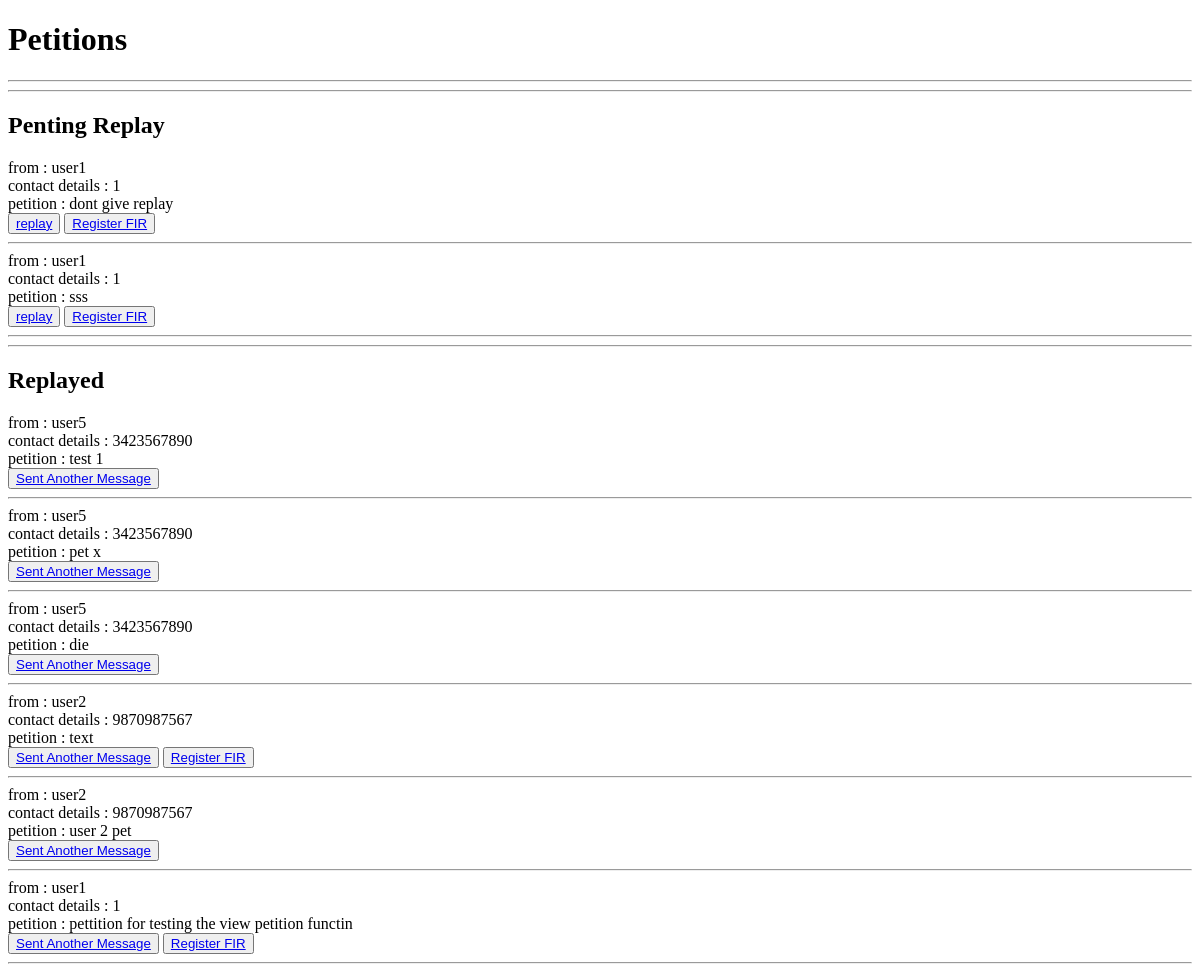
The page /view_petition/ (signed in) on the database as committed earlier.
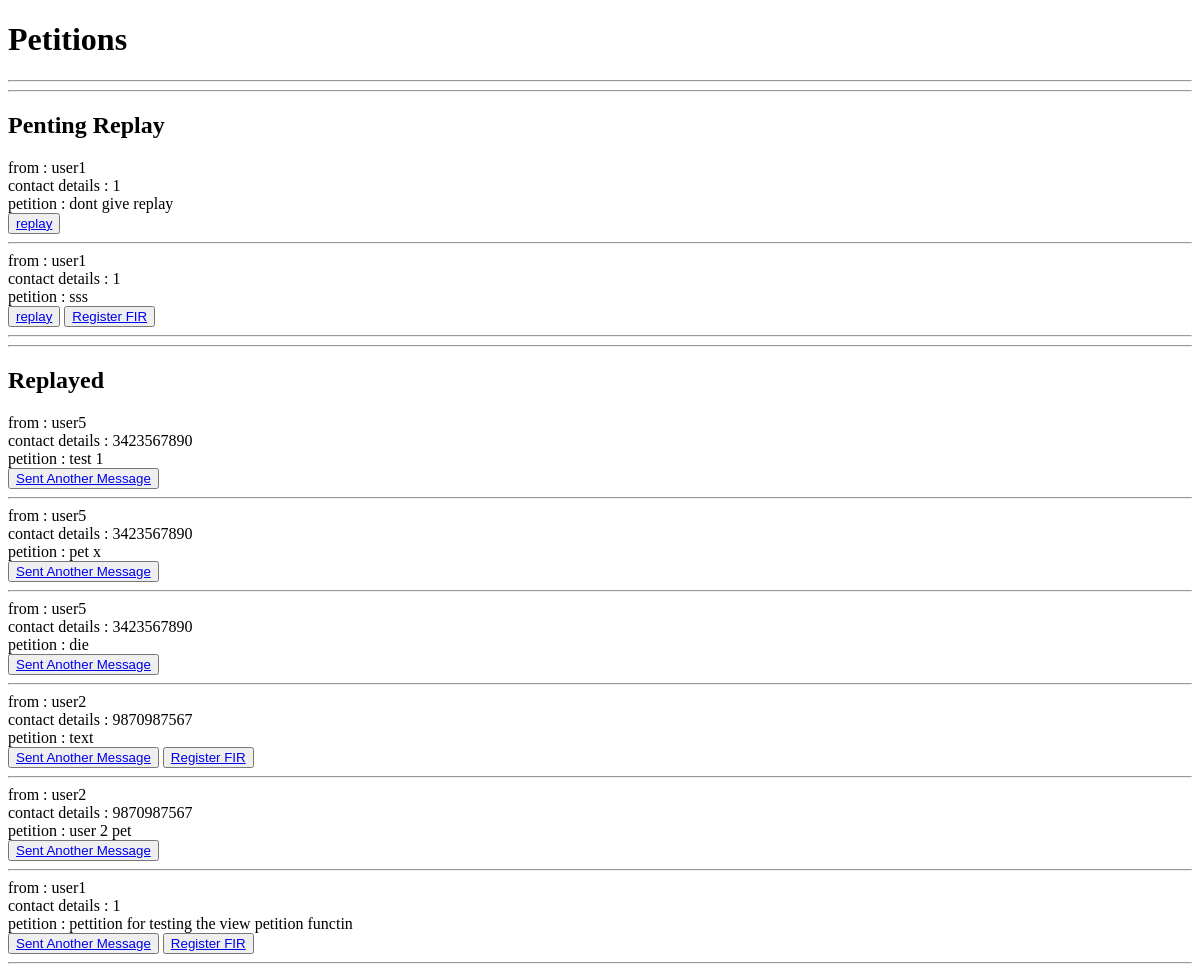
The same page on the database as committed later.
### app_mini/models.py (models this page shows)
class Petition(models.Model):
    user = models.ForeignKey(user_registration, on_delete=models.SET_NULL, null=True)
    station = models.ForeignKey(police_station_registration, on_delete=models.SET_NULL, null=True)
    fir_number = models.CharField(max_length=20, null=True)
    petition_text = models.TextField()
    date = models.DateField(auto_now_add=True)
    reply = models.TextField(null = True)

class user_registration(models.Model):
    login_id = models.ForeignKey(login, on_delete=models.CASCADE, null=True, blank=True)
    fullname = models.CharField(max_length=30)
    contact = models.CharField(max_length=20)

### app_mini/views.py (the view)
# urls.py: path('view_petition/', views.view_petition, name='view_petition'),
def view_petition(request):
    login_id = request.session.get('station_id')
    station = police_station_registration.objects.get(login_id = login_id)
    station_id = station.station_id
    petition = Petition.objects.filter(station_id = station_id)
    return render(request, 'police_station/view_petition.html', {'petition':petition})

### app_mini/templates/police_station/view_petition.html (shortened to what this page needs)
<!DOCTYPE html>
<html lang="en">
<head>
</head>
<body>
    <h1>Petitions</h1>
    <hr><hr>
    {% if petition|length > 0 %}
<h2>Penting Replay</h2>
        {% for pet in petition %}
                {% if pet.reply == NULL %}
                from : {{pet.user.fullname}}
                <br>
                contact details : {{pet.user.contact}}
                <br>
                petition : {{pet.petition_text}}
                <br>
                <button><a href="{% url 'reply_to_petition' pet.id %}">replay</a></button>
                {% if pet.fir_number == NULL %}
                <button><a href="{% url 'fir_registration' pet.id %}">Register FIR</a></button>
                {% endif %}
                <hr>
                {% endif %}
        {% endfor %}
        <hr>
<h2>Replayed </h2>
        {% for pet in petition %}
            {% if pet.reply %}
                from : {{pet.user.fullname}}
                <br>
                contact details : {{pet.user.contact}}
                <br>
                petition : {{pet.petition_text}}
                <br>
                <button><a href="{% url 'reply_to_petition' pet.id %}">Sent Another Message</a></button>
                {% if pet.fir_number == NULL %}
                <button><a href="{% url 'fir_registration' pet.id %}">Register FIR</a></button>
                {% endif %}
                <hr>
            {% endif %}
        {% endfor %}
    {% else %}
        <p>No petitions available at the moment.</p>
    {% endif %}
</body>
</html>

Rows that differ between the two databases and show on the page:
changed Petition "dont give replay": no longer shows "Register FIR"
